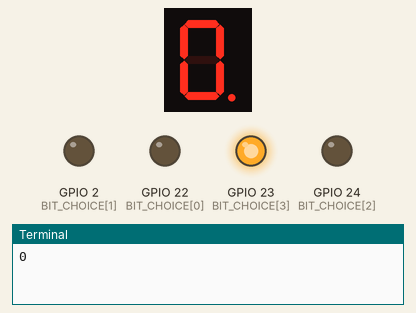
Recording of a program running on a simulated Raspberry Pi (BCM pin numbers). On the bench: 1-digit seven-segment display, output pins drawn as LEDs (lit = HIGH), the last lines printed to the terminal. Pins used as bus, display or sensor lines are not drawn.

Above: at 0.1 s.
At 2.1 s:
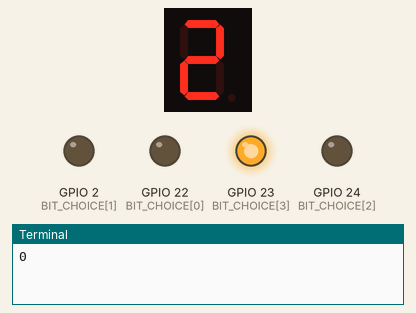
At 5.1 s:
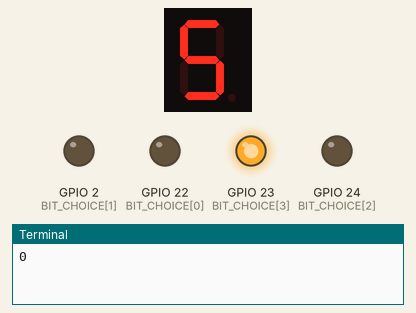
At 9.1 s:
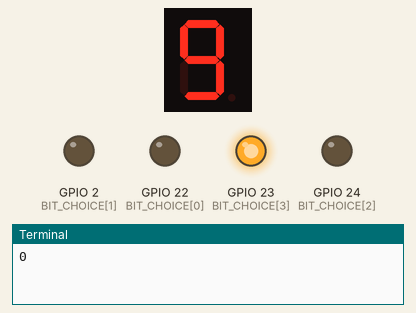
Timing chart, 0 to 10.6 s (numbered marks = the images above):
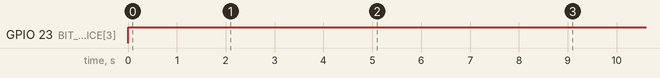

The program:

74HC595.py
```python
import RPi.GPIO as GPIO
import time

BIT_CHOICE_1 = 22
BIT_CHOICE_2 = 2
BIT_CHOICE_3 = 24
BIT_CHOICE_4 = 23
STCP_PIN = 20
SHCP_PIN = 21
DATA_PIN = 25 #定义stcp shcp ds引脚

BIT_CHOICE = [22 , 2 ,24,23]
DisplayNumble=[0xC0,0xF9,0xA4,0xB0,0x99,0x92,0x82,0xF8,0x80,0x90]

def setup():
    GPIO.setmode(GPIO.BCM)
    GPIO.setup(STCP_PIN, GPIO.OUT)
    GPIO.setup(SHCP_PIN, GPIO.OUT)
    GPIO.setup(DATA_PIN, GPIO.OUT)
    GPIO.output(SHCP_PIN, GPIO.HIGH)
    for pin in BIT_CHOICE:
        GPIO.setup(pin, GPIO.OUT)    #set all pins' mode is output
        GPIO.output(pin, GPIO.LOW)

def shiftOut(val):
    for dat in range(8):
        print((val & (1<<(7-dat)) ))
        if (val & (1<<(7-dat))):
            GPIO.output(DATA_PIN, GPIO.HIGH)
        else:
            GPIO.output(DATA_PIN, GPIO.LOW)
        GPIO.output(SHCP_PIN, GPIO.HIGH)
        GPIO.output(SHCP_PIN, GPIO.LOW)
    print("\n")

while True:
    setup()
    for i in range(10):
        GPIO.output(STCP_PIN, GPIO.LOW)
        shiftOut(DisplayNumble[i])
        GPIO.output(STCP_PIN, GPIO.HIGH)
        GPIO.output(BIT_CHOICE[3], GPIO.HIGH)
        time.sleep(1)

    
```

Measured:
- by itself, GPIO 23 (BIT_CHOICE[3]): LOW → HIGH at 0.00 s
- by itself, everything shown: repeats every 10.0 s, in 10 steps
- what the display in image 0 shows lasts 1.0 s, from 0.1 s to 1.1 s
